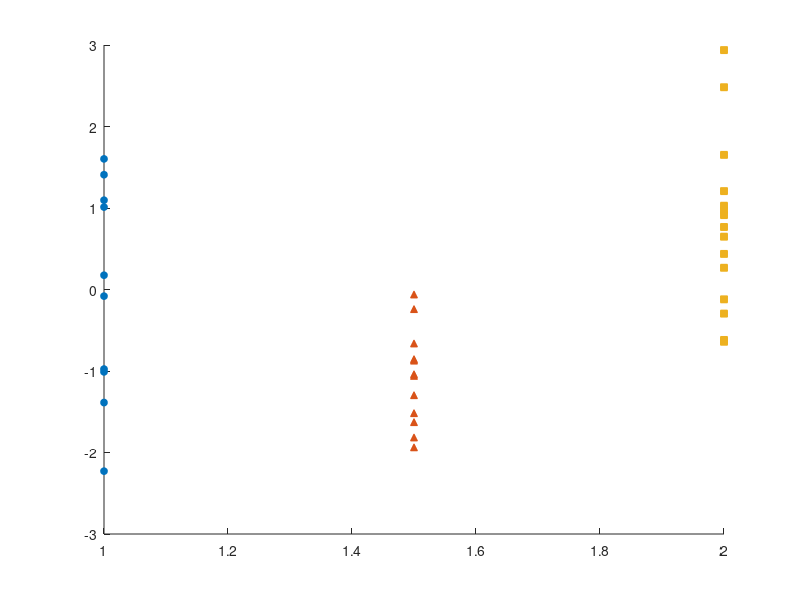

The MATLAB script that drew this image: (Note: this script raises an error after producing the figure.)
function h_box = group_boxchart(data, groupid, feature_labels, group_labels, group_gap, feature_gap, markers, marker_colors, varargin)
%GROUP_BOXCHART  Creates a grouped boxchart
%
%   Usage:
%   h_box = group_boxchart(data, groupid, feature_names, group_names, group_gap, feature_gap, markers, marker_colors, <boxchart_params>)
%
%   Input:
%   data: NxF data with F features and N observations across all groups
%   groupid: Nx1 column vector with group ids
%   feature_labels: 1xF cell of chars with feature lables (default: {'Feature 1',...'Feature N'})
%   group_labels: 1xG cell of chars with group labels (default: {'Group 1',...'Group N'})
%   group_gap: double - the spacing within groups boxplot (default: .5)
%   feature_gap: double - the spacing between each boxplot group between features (default: 1)
%   markers: 1xG char - markers for each group (default: 'o^sdvph>')
%   marker_colors: chars or Nx3 matrix of colors (default: matlab color order)
%   boxchart_params: optional parameters to the boxchart function
%
%   Output:
%   h_box: handle to boxchart objects
%
%   Example:
%     figure
%     %% Generate Data
% 
%     N1 = 10; %Number in group 1
%     N2 = 12; %Number in group 2
%     N3 = 15; %Number in group 3
% 
%     data1 = [randn(N1,1) randn(N1,1)+2 randn(N1,1)*2-3];
%     data2 = [randn(N2,1)-1 randn(N2,1)-2 randn(N2,1)/2+3];
%     data3 = [randn(N3,1)+.5 randn(N3,1)+3 randn(N3,1)-1];
% 
%     data = [data1; data2; data3];
% 
%     %Group id
%     groupid = [ones(N1,1)*0; ones(N2,1)*1; ones(N3,1)*2];
% 
%     group_boxchart(data,groupid);
%
%   Copyright 2022 Michael J. Prerau, Ph.D. - http://www.sleepEEG.org
%   This work is licensed under a Creative Commons Attribution-NonCommercial-ShareAlike 4.0 International License.
%   (http://creativecommons.org/licenses/by-nc-sa/4.0/)
%
%   Last modified 02/19/2022
%********************************************************************
if nargin == 0
    %% Generate Data

    N1 = 10; %Number in group 1
    N2 = 12; %Number in group 2
    N3 = 15; %Number in group 3

    data1 = [randn(N1,1) randn(N1,1)+2 randn(N1,1)*2-3];
    data2 = [randn(N2,1)-1 randn(N2,1)-2 randn(N2,1)/2+3];
    data3 = [randn(N3,1)+.5 randn(N3,1)+3 randn(N3,1)-1];

    data = [data1; data2; data3];

    %Group id
    groupid = [ones(N1,1)*0; ones(N2,1)*1; ones(N3,1)*2];
end

%Get unique group ids
ids = unique(groupid);
Ngroups = length(ids);

%Number of features
Nfeatures = size(data,2);

%Create the xtick locations
xticks = zeros(1,Nfeatures);
xpos = zeros(1, Ngroups);

%Set default feature names
if nargin<3 || isempty(feature_labels)
    feature_labels = cell(1,Nfeatures);
    for ii = 1:Nfeatures
        feature_labels{ii} = ['Feature ' num2str(ii)];
    end
end

%Set default group names
if nargin<4 || isempty(group_labels)
    group_labels = cell(1,Ngroups);
    for ii = 1:Ngroups
        group_labels{ii} = ['Group ' num2str(ii)];
    end
end

if nargin<5 || isempty(group_gap)
    %Spacing within groups
    group_gap = .5;
end

if nargin<6 || isempty(feature_gap)
    %Between features spacing
    feature_gap = 1;
end

%Data markers
if nargin<7 || isempty(markers)
    markers = 'o^sdvph>o^sdvph>o^sdvph>';
end

%Data colors
if nargin<8 || isempty(marker_colors)
    marker_colors = repmat(get(gca,'colororder'),5,1);
end

%Force character colors to be column vector
if ischar(marker_colors)
    marker_colors = marker_colors(:);
else
    assert(size(marker_colors,2) == 3,'Color must be vector of characters or Nx3 matrix');
end

assert(length(groupid)==size(data,1),'Group id must be column vector of length equal to data rows');

%% Create plot
hold all;

%Loop through each of the features
for ii = 1:Nfeatures
    %Set the x positions
    xpos(1) = ii+(2*group_gap+feature_gap)*(ii-1);
    for jj = 2:Ngroups
        xpos(jj) = xpos(jj-1)+group_gap;
    end

    %Set the xticks in the middle of the group
    xticks(ii) = mean(xpos);

    %Assemble the group data
    xgroupdata = [];
    h_scatter = zeros(1,Ngroups);

    for jj = 1:Ngroups
        %Get all group members
        group_idx = groupid == ids(jj);
        N = sum(group_idx);

        %Concatenate data
        xgroupdata = [xgroupdata; ones(N,1)*xpos(jj)];

        %Plot the data
        h_scatter(jj) = plot(xpos(jj)*ones(N,1),data(groupid==ids(jj),ii),markers(jj),'markerfacecolor',marker_colors(jj,:),'markersize',5);
    end

    %Get the data for the features
    d = data(:,ii);

    %Plot the boxchart
    h_box(ii) = boxchart(xgroupdata,d(:),varargin{:});
end

%Update the ticks and the legend
set(gca,'XTick',xticks,'XTickLabel',feature_labels)
legend(h_scatter,group_labels);

hold off;
